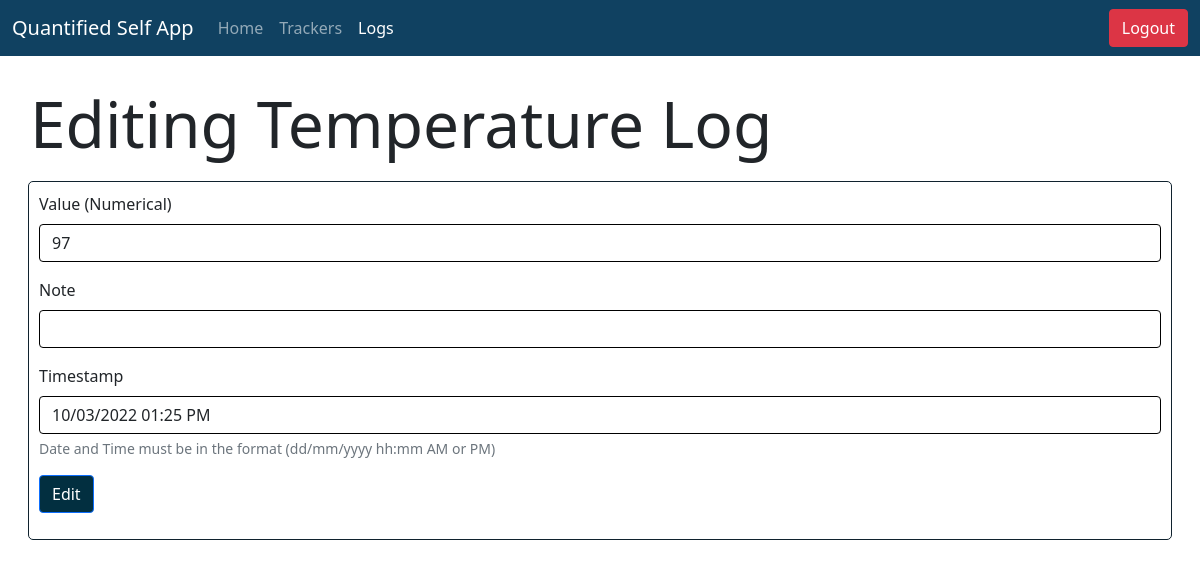
/user/Niru/logs/4/edit (signed in), run on an earlier commit of the app's database.
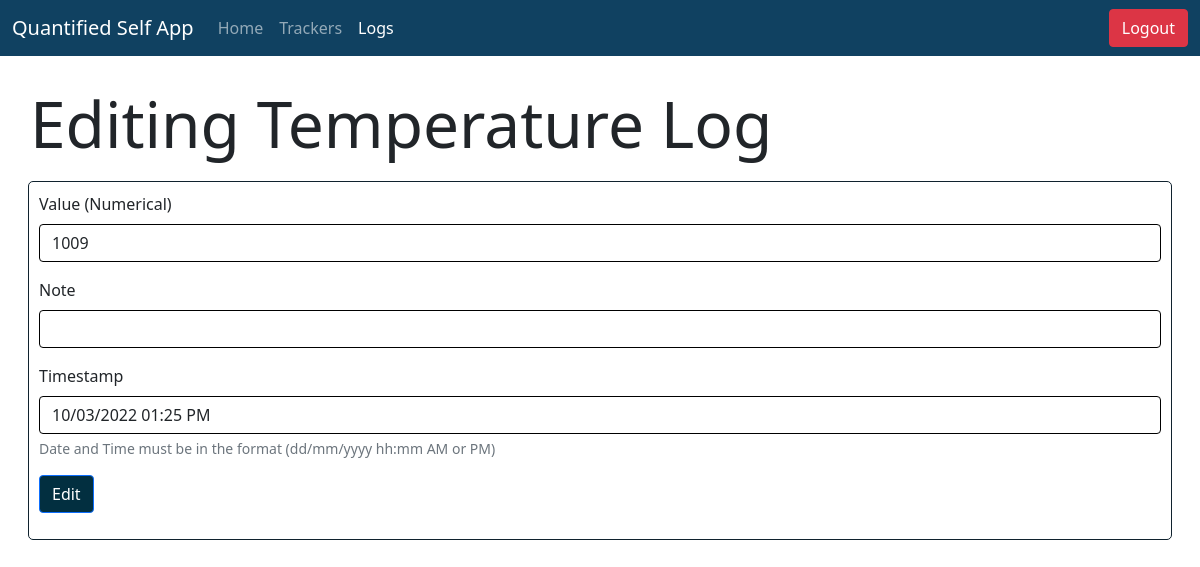
And on a later commit of the database.
### models.py (models this page shows)
class Logs_Model(db.Model):
  __tablename__ = "Logs"
  log_id = db.Column(db.Integer, autoincrement=True, primary_key=True)
  value = db.Column(db.String, nullable=False)
  note = db.Column(db.String)
  timestamp = db.Column(db.String, nullable=False)
  user_id = db.Column(db.Integer, db.ForeignKey("Users.user_id"), primary_key=True, nullable=False)
  tracker_id = db.Column(db.Integer, db.ForeignKey("Trackers.tracker_id"), primary_key=True, nullable=False)

### app/logviews.py (the view, shortened to what this page needs)
@app.route("/user/<username>/logs/<int:log_id>/edit", methods=['GET', 'POST'])
@login_required
def user_log_edit(username, log_id):
    if request.method == 'GET':
        log = Logs_Model.query.filter_by(log_id=log_id).one()
        tracker = Trackers_Model.query.filter_by(tracker_id=log.tracker_id).first()
        if tracker.tracker_type == "Multiple Choice":
            s = Selectable_Values_Model.query.filter_by(tracker_id=log.tracker_id).first()
            choices = s.selectables.split(",")
            return render_template("user_log_edit.html", condition=False, username=current_user.username, tracker=tracker, choices=choices, log=log)
        return render_template("user_log_edit.html",condition=True, username=current_user.username, tracker=tracker, log=log)

### app/userviews.py (called while the page is built)
@login_manager.user_loader
def load_user(user_id):
    return Users_Model.query.get(user_id)

### templates/user_log_edit.html (shortened to what this page needs)
<!DOCTYPE html>
<html lang="en">
<head>
    <link rel="stylesheet" href="/css/bootstrap.css">
</head>
<body>
    <header>
        <nav class="navbar navbar-expand-lg navbar-dark" style="background-color: #104161;">
            <div class="container-fluid">
              <a class="navbar-brand" href="#">Quantified Self App</a>
              <div class="collapse navbar-collapse" id="navbarNavAltMarkup">
                <div class="navbar-nav">
                  <a class="nav-link" aria-current="page" href="/user/{{username}}/home">Home</a>
                  <a class="nav-link" href="/user/{{username}}/trackers">Trackers</a>
                  <a class="nav-link active" href="/user/{{username}}/logs">Logs</a>
                </div>
              </div>
              <a class="btn btn-danger" role="button" href="/user/logout" >Logout</a>
            </div>
        </nav>
    </header>
    <div class="container-fluid" style="padding: 30px">
        <h1 class="display-3">
            Editing {{tracker.tracker_name}} Log
        </h1>
        <div class="row" style="padding: 10px;">
            <div class="col-md justify-content-center" style="border: 1px solid #10222E; border-radius: 5px; padding: 10px;">
                <form action="/user/{{username}}/logs/{{log.log_id}}/edit" class="form-group" method="post" id="log-form-post">
                    <div class="row">
                        {% if condition == True %}
                        <div class="mb-3">
                            <label for="logvalue" class="form-label">Value ({{tracker.tracker_type}})</label>
                            <input type="text" class="form-control" id="logvalue" name="logvalue" style="border: 1px solid black;" value="{{log.value}}" required>
                        </div>
                        <div class="mb-3">
                            <label for="note" class="form-label">Note</label>
                            <input type="text" class="form-control" id="note" name="note" value="{{log.note}}" autocomplete="off" style="border: 1px solid black;">
                        </div>
                        <div class="mb-3">
                            <label for="datetime" class="form-label">Timestamp</label>
                            <input type="text" class="form-control" id="datetime" name="datetime" value="{{log.timestamp}}" autocomplete="off" style="border: 1px solid black;">
                            <div class="form-text">Date and Time must be in the format (dd/mm/yyyy hh:mm AM or PM)</div>
                        </div>
                        {% endif %}
                    </div>
                    <input type="submit" class="btn btn-outline-primary mb-3" value="Edit" style="background-color: #022F40; color: white;">
                </form>
            </div>
        </div>
    </div>
</body>
</html>

What changed in the data, as far as the page shows it:
changed Logs_Model: logvalue "97" → "1009"
